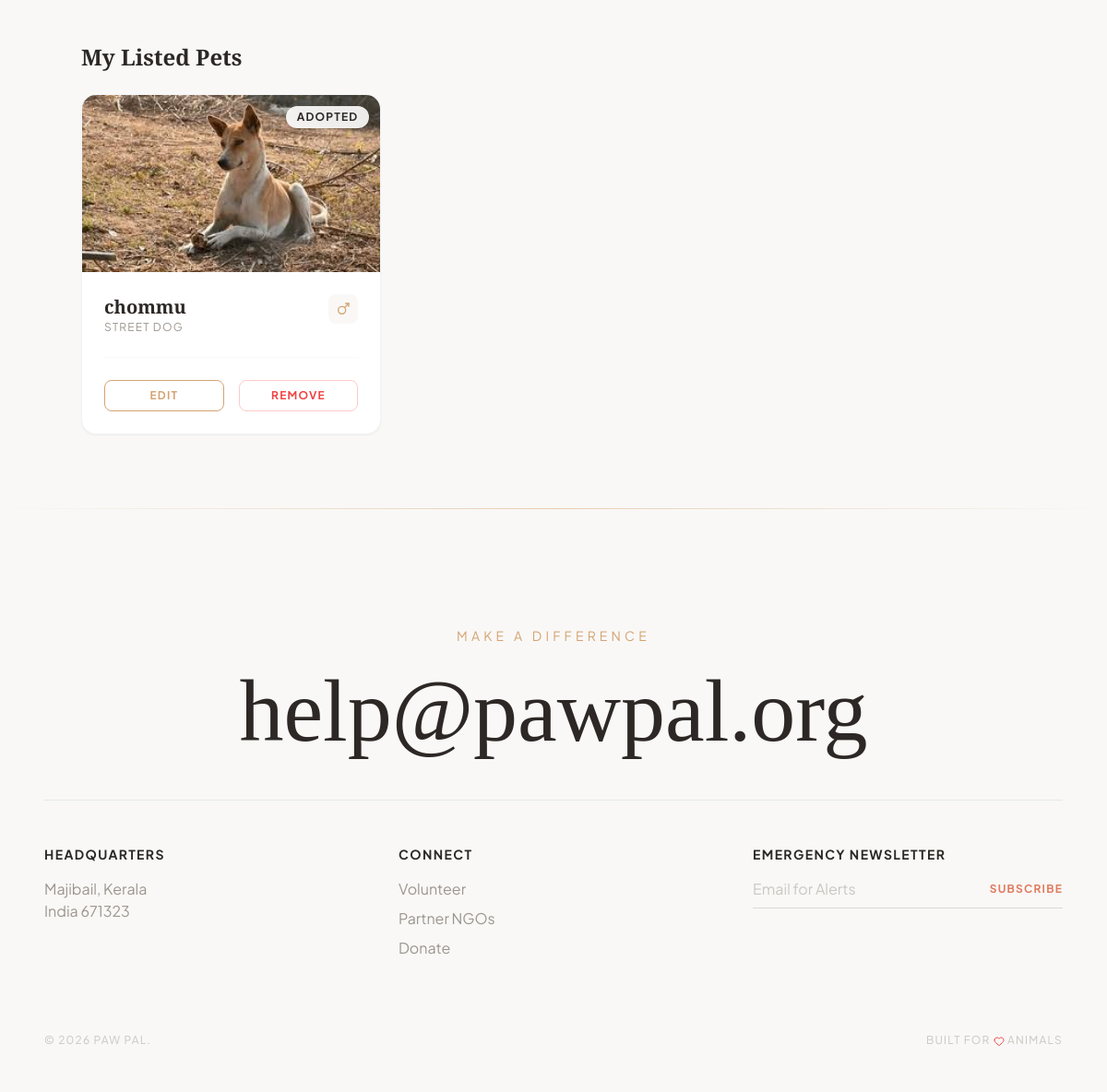
Before: /public/my-pets.php (signed in, lower part) with the older database file.
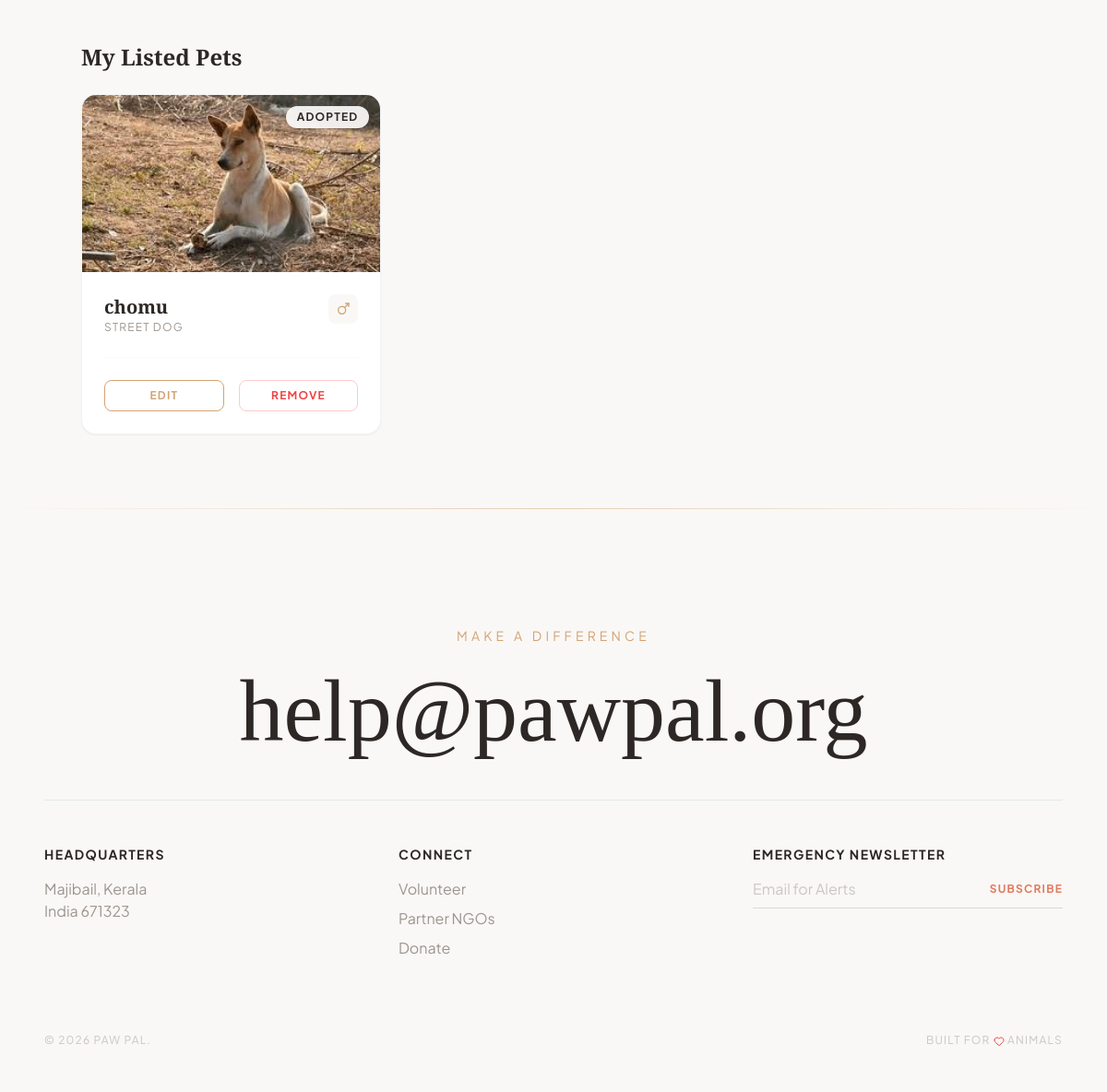
After: the same page with the newer database file.
### tables this page shows
CREATE TABLE `pets` (
  `id` int(11) NOT NULL,
  `name` varchar(50) NOT NULL,
  `type` enum('dog','cat','bird','other') NOT NULL,
  `breed` varchar(50) DEFAULT NULL,
  `age` varchar(20) DEFAULT NULL,
  `gender` enum('Male','Female') NOT NULL,
  `description` text DEFAULT NULL,
  `image` varchar(255) DEFAULT 'default_pet.jpg',
  `status` enum('Available','Adopted','Pending') DEFAULT 'Available',
  `added_by` int(11) DEFAULT NULL,
  `added_at` timestamp NOT NULL DEFAULT current_timestamp()
);

### public/my-pets.php (the view, shortened to what this page needs)
<?php
include '../config.php';
$userId = $_SESSION['user_id'];
$pets = $conn->query("SELECT * FROM pets WHERE added_by=$userId ORDER BY added_at DESC");
include '../includes/header.php';
?>
<section class="pt-32 pb-20 px-6">
    <div class="max-w-5xl mx-auto">
        <h2 class="font-serif text-2xl font-bold mb-6 text-paw-dark">My Listed Pets</h2>
        <?php if ($pets && $pets->num_rows > 0): ?>
            <div class="grid grid-cols-1 md:grid-cols-2 lg:grid-cols-3 gap-6">
                <?php while ($pet = $pets->fetch_assoc()): ?>
                    <div
                        class="bg-white rounded-2xl shadow-sm border border-gray-100 overflow-hidden group hover:shadow-lg transition-all">
                        <div class="relative h-48 overflow-hidden">
                            <img src="../uploads/pets/<?php echo rawurlencode($pet['image']); ?>"
                                class="w-full h-full object-cover group-hover:scale-105 transition-transform duration-500">
                            <div
                                class="absolute top-3 right-3 text-xs font-bold uppercase tracking-widest px-3 py-1 bg-white/90 backdrop-blur rounded-full text-paw-dark shadow-sm">
                                <?php echo $pet['status']; ?>
                            </div>
                        </div>
                        <div class="p-6">
                            <div class="flex justify-between items-start mb-2">
                                <div>
                                    <h3 class="font-serif text-xl font-bold text-paw-dark">
                                        <?php echo htmlspecialchars($pet['name']); ?>
                                    </h3>
                                    <p class="text-xs text-paw-gray uppercase tracking-widest">
                                        <?php echo htmlspecialchars($pet['breed']); ?>
                                    </p>
                                </div>
                                <span class="p-2 bg-paw-bg rounded-lg text-paw-accent">
                                    <?php echo $pet['gender'] == 'Male' ? '<i data-lucide="mars" class="w-4 h-4"></i>' : '<i data-lucide="venus" class="w-4 h-4"></i>'; ?>
                                </span>
                            </div>
                            <div class="flex items-center gap-4 mt-6 pt-6 border-t border-gray-50">
                                <a href="my-pets.php?edit=<?php echo $pet['id']; ?>"
                                    class="flex-1 py-2 text-center text-xs font-bold uppercase tracking-widest text-paw-accent border border-paw-accent rounded-lg hover:bg-paw-accent hover:text-white transition-colors">
                                    Edit
                                </a>
                                <a href="my-pets.php?delete=<?php echo $pet['id']; ?>"
                                    class="flex-1 py-2 text-center text-xs font-bold uppercase tracking-widest text-red-500 border border-red-200 rounded-lg hover:bg-red-50 transition-colors"
                                    onclick="return confirm('Are you sure you want to remove this pet?')">
                                    Remove
                                </a>
                            </div>
                        </div>
                    </div>
                <?php endwhile; ?>
            </div>
        <?php endif; ?>
    </div>
</section>
<?php include '../includes/footer.php'; ?>

Changed rows visible on the page:
changed pets "ADOPTED": name "chommu" → "chomu"
